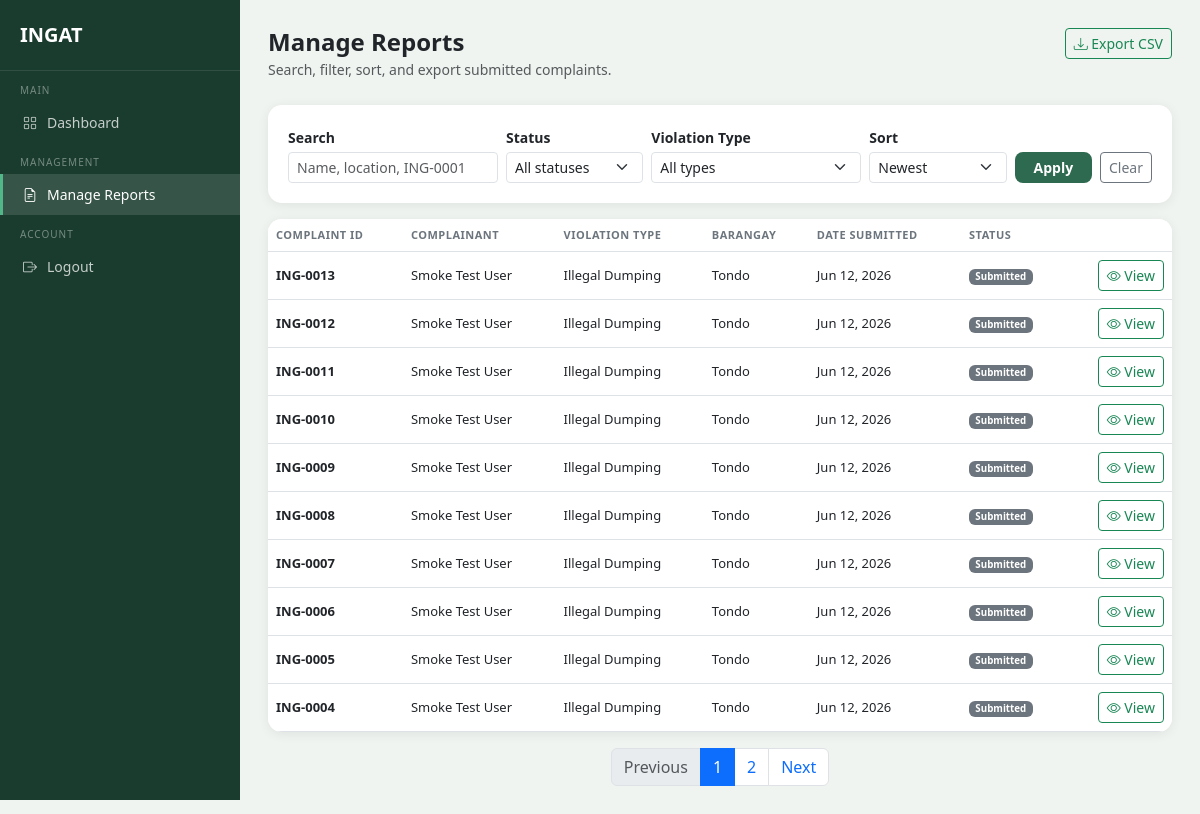
Screenshot of /admin/reports (signed in) with the database file from the repository.
### models.py (models this page shows, shortened)
class Complaint(db.Model):
    __tablename__ = 'complaints'
    id = db.Column(db.Integer, primary_key=True)
    user_id = db.Column(db.Integer, db.ForeignKey('users.id'), nullable=False)
    agency_id = db.Column(db.Integer, db.ForeignKey('agencies.id'), nullable=True)
    violation_type = db.Column(db.String(100), nullable=False)
    street_address = db.Column(db.String(255), nullable=False)
    barangay = db.Column(db.String(100), nullable=False)
    municipality = db.Column(db.String(100), nullable=False)
    date_incident = db.Column(db.Date, nullable=False)
    description = db.Column(db.Text, nullable=False)
    photo_path = db.Column(db.String(255), nullable=True)
    generated_letter = db.Column(db.Text, nullable=True)
    letter_generated = db.Column(db.Boolean, default=False)
    status = db.Column(db.String(50), default='Submitted')
    created_at = db.Column(db.DateTime, default=datetime.utcnow)
    status_history = db.relationship('StatusHistory', backref='complaint', lazy=True)

class User(db.Model, UserMixin):
    __tablename__ = 'users'
    id = db.Column(db.Integer, primary_key=True)
    full_name = db.Column(db.String(100), nullable=False)
    email = db.Column(db.String(120), unique=True, nullable=False)
    contact_number = db.Column(db.String(11), nullable=False)
    barangay = db.Column(db.String(100), nullable=False)
    municipality = db.Column(db.String(100), nullable=False)
    password_hash = db.Column(db.String(256), nullable=False)
    status = db.Column(db.String(20), default='active')
    email_notif = db.Column(db.Boolean, default=True)
    inapp_notif = db.Column(db.Boolean, default=True)
    created_at = db.Column(db.DateTime, default=datetime.utcnow)
    complaints = db.relationship('Complaint', backref='complainant', lazy=True)
    email_verifications = db.relationship('EmailVerification', backref='user', lazy=True)

### routes/admin_routes.py (the view)
@admin_bp.route('/reports')
@admin_required
def manage_reports():
    page = request.args.get('page', 1, type=int)
    paginated = _filtered_complaints_query().paginate(page=page, per_page=10, error_out=False)
    return render_template(
        'admin/manage_reports.html',
        complaints=paginated.items,
        search=request.args.get('q', '').strip(),
        status_filter=request.args.get('status', '').strip(),
        violation_filter=request.args.get('violation_type', '').strip(),
        sort=request.args.get('sort', 'newest').strip(),
        statuses=STATUS_OPTIONS,
        violation_types=VIOLATION_TYPES,
        pagination=paginated,
    )

### routes/admin_routes.py (called while the page is built, shortened)
def _filtered_complaints_query():
    from models import Complaint, User
    search = request.args.get('q', '').strip()
    status_filter = request.args.get('status', '').strip()
    violation_filter = request.args.get('violation_type', '').strip()
    sort = request.args.get('sort', 'newest').strip()
    query = Complaint.query.join(User, Complaint.user_id == User.id)
    if status_filter:
        query = query.filter(Complaint.status == status_filter)
    if violation_filter:
        query = query.filter(Complaint.violation_type == violation_filter)
    if sort == 'oldest':
        query = query.order_by(Complaint.created_at.asc())
    elif sort == 'status':
        query = query.order_by(Complaint.status.asc(), Complaint.created_at.desc())
    else:
        query = query.order_by(Complaint.created_at.desc())
    return query

### routes/auth.py (called while the page is built)
def admin_required(fn):
    @login_required
    @wraps(fn)
    def wrapper(*args, **kwargs):
        from models import AdminUser
        if not isinstance(current_user, AdminUser):
            flash('Please log in as admin.', 'danger')
            return redirect(url_for('admin.admin_login'))
        return fn(*args, **kwargs)
    return wrapper

### templates/admin/manage_reports.html (shortened to what this page needs)
<!DOCTYPE html>
<html lang="en">
<head>
    <link href="https://cdn.jsdelivr.net/npm/bootstrap@5.3.0/dist/css/bootstrap.min.css" rel="stylesheet">
    <link href="https://cdn.jsdelivr.net/npm/bootstrap-icons@1.10.5/font/bootstrap-icons.css" rel="stylesheet">
</head>
<body>
<div class="sidebar">
    <a href="{{ url_for('admin.dashboard') }}" class="sidebar-brand">INGAT</a>
    <div class="sidebar-label">Main</div>
    <a href="{{ url_for('admin.dashboard') }}" class="sidebar-item">
        <i class="bi bi-grid"></i> Dashboard
    </a>
    <div class="sidebar-label">Management</div>
    <a href="{{ url_for('admin.manage_reports') }}" class="sidebar-item active">
        <i class="bi bi-file-earmark-text"></i> Manage Reports
    </a>
    <div class="sidebar-label">Account</div>
    <a href="{{ url_for('admin.logout') }}" class="sidebar-item">
        <i class="bi bi-box-arrow-right"></i> Logout
    </a>
</div>
<div class="main-content">
    <div class="d-flex justify-content-between align-items-start mb-4">
        <div>
            <h4 class="fw-bold mb-0">Manage Reports</h4>
            <small class="text-muted">Search, filter, sort, and export submitted complaints.</small>
        </div>
        <a href="{{ url_for('admin.export_reports_csv', q=search, status=status_filter, violation_type=violation_filter, sort=sort) }}"
           class="btn btn-outline-success btn-sm">
            <i class="bi bi-download"></i> Export CSV
        </a>
    </div>
    <div class="section-card mb-3">
        <form method="GET" action="{{ url_for('admin.manage_reports') }}" class="row g-2 align-items-end">
            <div class="col-md-3">
                <label class="form-label small fw-semibold mb-1">Search</label>
                <input type="text" name="q" class="form-control form-control-sm" value="{{ search }}"
                       placeholder="Name, location, ING-0001">
            </div>
            <div class="col-md-2">
                <label class="form-label small fw-semibold mb-1">Status</label>
                <select name="status" class="form-select form-select-sm">
                    <option value="">All statuses</option>
                </select>
            </div>
            <div class="col-md-3">
                <label class="form-label small fw-semibold mb-1">Violation Type</label>
                <select name="violation_type" class="form-select form-select-sm">
                    <option value="">All types</option>
                </select>
            </div>
            <div class="col-md-2">
                <label class="form-label small fw-semibold mb-1">Sort</label>
                <select name="sort" class="form-select form-select-sm">
                    <option value="newest" {% if sort == 'newest' %}selected{% endif %}>Newest</option>
                </select>
            </div>
            <div class="col-md-2 d-flex gap-2">
                <button type="submit" class="btn btn-ingat btn-sm flex-grow-1">Apply</button>
                <a href="{{ url_for('admin.manage_reports') }}" class="btn btn-outline-secondary btn-sm">Clear</a>
            </div>
        </form>
    </div>
    <div class="section-card p-0 overflow-hidden">
        {% if complaints %}
        <div class="table-responsive">
            <table class="table table-hover mb-0 align-middle">
                <thead class="bg-light">
                    <tr>
                        <th>Complaint ID</th>
                        <th>Complainant</th>
                        <th>Violation Type</th>
                        <th>Barangay</th>
                        <th>Date Submitted</th>
                        <th>Status</th>
                        <th></th>
                    </tr>
                </thead>
                <tbody>
                    {% for c in complaints %}
                    <tr>
                        <td class="fw-semibold">ING-{{ '%04d' % c.id }}</td>
                        <td>{{ c.complainant.full_name }}</td>
                        <td>{{ c.violation_type }}</td>
                        <td>{{ c.barangay }}</td>
                        <td>{{ c.created_at.strftime('%b %d, %Y') }}</td>
                        <td>
                            {% if c.status == 'Submitted' %}
                                <span class="badge badge-submitted">Submitted</span>
                            {% elif c.status == 'Under Review' %}
                                <span class="badge badge-review">Under Review</span>
                            {% elif c.status == 'Forwarded to Agency' %}
                                <span class="badge badge-forwarded">Forwarded</span>
                            {% elif c.status == 'Resolved' %}
                                <span class="badge badge-resolved">Resolved</span>
                            {% else %}
                                <span class="badge bg-secondary">{{ c.status }}</span>
                            {% endif %}
                        </td>
                        <td class="text-end">
                            <a href="{{ url_for('admin.report_detail', complaint_id=c.id) }}"
                               class="btn btn-sm btn-outline-success">
                                <i class="bi bi-eye"></i> View
                            </a>
                        </td>
                    </tr>
                    {% endfor %}
                </tbody>
            </table>
        </div>
        {% else %}
        <div class="text-center py-5 text-muted">
            <i class="bi bi-inbox" style="font-size: 34px;"></i>
            <p class="small mt-2 mb-0">No complaints match the current filters.</p>
        </div>
        {% endif %}
    </div>
    {% if pagination.pages > 1 %}
    <nav aria-label="Report pagination" class="mt-3">
        <ul class="pagination justify-content-center">
            <li class="page-item {% if not pagination.has_prev %}disabled{% endif %}">
                <a class="page-link" href="{{ url_for('admin.manage_reports', q=search, status=status_filter, violation_type=violation_filter, sort=sort, page=pagination.prev_num) }}" tabindex="-1">Previous</a>
            </li>
            {% for p in range(1, pagination.pages + 1) %}
            <li class="page-item {% if p == pagination.page %}active{% endif %}">
                <a class="page-link" href="{{ url_for('admin.manage_reports', q=search, status=status_filter, violation_type=violation_filter, sort=sort, page=p) }}">{{ p }}</a>
            </li>
            {% endfor %}
            <li class="page-item {% if not pagination.has_next %}disabled{% endif %}">
                <a class="page-link" href="{{ url_for('admin.manage_reports', q=search, status=status_filter, violation_type=violation_filter, sort=sort, page=pagination.next_num) }}">Next</a>
            </li>
        </ul>
    </nav>
    {% endif %}
</div>
</body>
</html>

### templates/admin/manage_reports.html (style rules this page uses)
body { background-color: #f0f4f0; font-family: 'Segoe UI', sans-serif; }
.sidebar { width: 240px; min-height: 100vh; background-color: #1A3C2E; position: fixed; top: 0; left: 0; padding-top: 20px; z-index: 100; }
.sidebar-brand { color: white; font-size: 20px; font-weight: 700; padding: 0 20px 20px; border-bottom: 1px solid rgba(255,255,255,.1); display: block; text-decoration: none; }
.sidebar-label { font-size: 10px; text-transform: uppercase; letter-spacing: 1px; color: rgba(255,255,255,.4); padding: 12px 20px 4px; }
.sidebar-item { display: flex; align-items: center; gap: 10px; padding: 10px 20px; color: rgba(255,255,255,.75); text-decoration: none; font-size: 14px; border-left: 3px solid transparent; }
.sidebar-item:hover, .sidebar-item.active { background: rgba(255,255,255,.12); color: white; border-left-color: #52B788; }
.main-content { margin-left: 240px; padding: 28px; }
.section-card { background: white; border-radius: 14px; padding: 20px; box-shadow: 0 2px 12px rgba(0,0,0,.07); }
.btn-ingat { background-color: #2D6A4F; color: #fff; border: none; border-radius: 8px; font-weight: 600; }
.table th { font-size: 11px; text-transform: uppercase; letter-spacing: .5px; color: #6c757d; }
.table td { font-size: 13px; vertical-align: middle; }
.badge-submitted { background: #6c757d; }

### rows the page displays
Complaint: id "0013", complainant.full_name "Smoke Test User", violation_type "Illegal Dumping", barangay "Tondo", created_at "Jun 12, 2026", status "Submitted"
Complaint: id "0012", complainant.full_name "Smoke Test User", violation_type "Illegal Dumping", barangay "Tondo", created_at "Jun 12, 2026", status "Submitted"
Complaint: id "0011", complainant.full_name "Smoke Test User", violation_type "Illegal Dumping", barangay "Tondo", created_at "Jun 12, 2026", status "Submitted"
Complaint: id "0010", complainant.full_name "Smoke Test User", violation_type "Illegal Dumping", barangay "Tondo", created_at "Jun 12, 2026", status "Submitted"
Complaint: id "0009", complainant.full_name "Smoke Test User", violation_type "Illegal Dumping", barangay "Tondo", created_at "Jun 12, 2026", status "Submitted"
Complaint: id "0008", complainant.full_name "Smoke Test User", violation_type "Illegal Dumping", barangay "Tondo", created_at "Jun 12, 2026", status "Submitted"
Complaint: id "0007", complainant.full_name "Smoke Test User", violation_type "Illegal Dumping", barangay "Tondo", created_at "Jun 12, 2026", status "Submitted"
Complaint: id "0006", complainant.full_name "Smoke Test User", violation_type "Illegal Dumping", barangay "Tondo", created_at "Jun 12, 2026", status "Submitted"
Complaint: id "0005", complainant.full_name "Smoke Test User", violation_type "Illegal Dumping", barangay "Tondo", created_at "Jun 12, 2026", status "Submitted"
Complaint: id "0004", complainant.full_name "Smoke Test User", violation_type "Illegal Dumping", barangay "Tondo", created_at "Jun 12, 2026", status "Submitted"

### other values shown
{{ p }} "1" "2"
